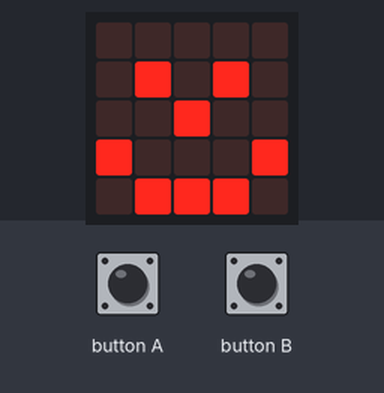
The program below on a simulated BBC micro:bit (MakeCode). On the bench: the board's 5×5 LED display. Inputs (shaded band) come from the test bench. The 48×5 strip is a reading aid, not a part: it shows the text the display is scrolling, unrolled, one strip-width of it at a time.

Above: at 4.6 s.
6.8 s: button A pressed for 0.15 s
At 7.4 s:
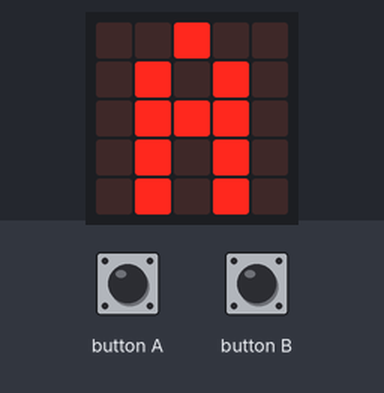
8.4 s: button B pressed for 0.15 s
At 9.6 s:
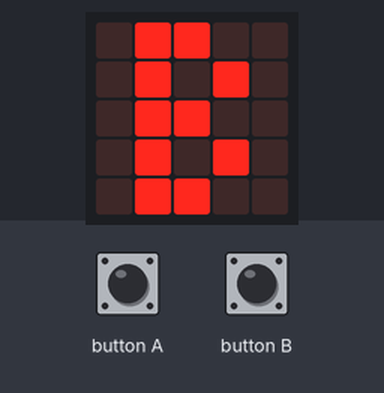
10.0 s: button A pressed for 1 s
At 11.0 s:
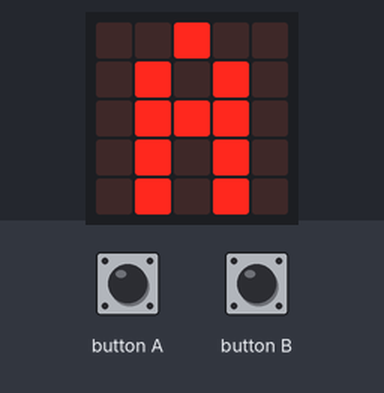
12.5 s: button B pressed for 1 s
At 13.0 s:
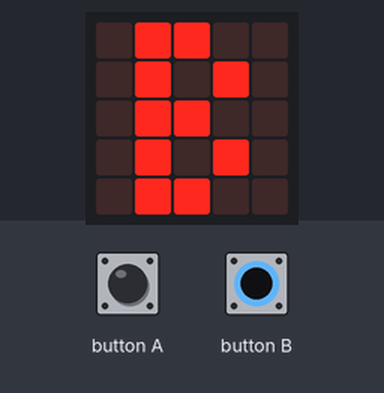
Timing chart, 0 to 15.5 s (numbered marks = the images above; inputs shaded):
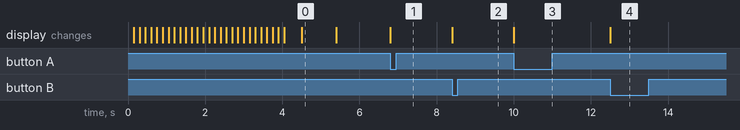

The program:

main.ts
```typescript
basic.showString("Allo")
basic.showLeds(`
    . . . . .
    . # . # .
    . . # . .
    # . . . #
    . # # # .
    `)
basic.pause(500)
basic.clearScreen()
basic.pause(100)
basic.forever(function () {
    if (input.buttonIsPressed(Button.A)) {
        basic.showLeds(`
            . . # . .
            . # . # .
            . # # # .
            . # . # .
            . # . # .
            `)
    } else if (input.buttonIsPressed(Button.B)) {
        basic.showLeds(`
            . # # . .
            . # . # .
            . # # . .
            . # . # .
            . # # . .
            `)
    }
})
```

test.ts
```typescript
// les tests vont ici ; cela ne sera pas compilé si ce paquet est utilisé en tant qu'extension.
```

Measured:
- after the input at 6.8 s, the display: changes at once (image 1)
- after the input at 8.4 s, the display: changes at once (image 2)
- after the input at 10.0 s, the display: changes at once (image 3)
- after the input at 12.5 s, the display: changes at once (image 4)
- what the display in image 0 shows lasts 0.9 s, from 4.5 s to 5.4 s
